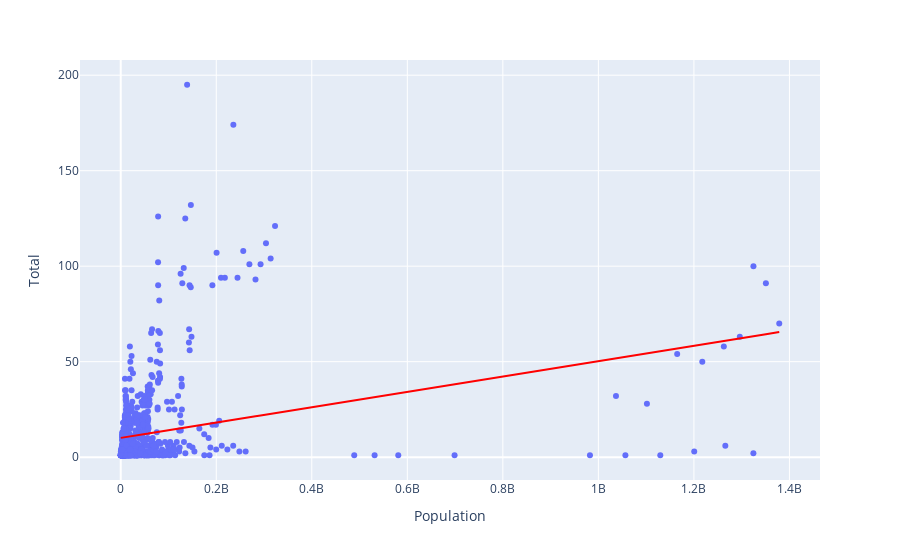

Write notebook code for a chart like this one.
### Code cell
# with plotly
fig =  px.scatter(scaling_test_df, x='Population', y='Total', trendline='ols', trendline_color_override='red')
fig.show()
# need to bin

### Figure 1 — Plotly figure (JSON) as saved in the notebook; plotly's stock layout.template omitted (floating-point values rounded to 4 significant figures; data arrays with more than 128 entries replaced by an {"elided": "..."} marker saying what was removed)
{"data": [{"hovertemplate": "Population=%{x}<br>Total=%{y}<extra></extra>", "legendgroup": "", "marker": {"color": "#636efa", "symbol": "circle"}, "mode": "markers", "name": "", "orientation": "v", "showlegend": false, "type": "scatter", "x": {"elided": "865 int values"}, "xaxis": "x", "y": {"elided": "865 int values"}, "yaxis": "y"}, {"hovertemplate": "<b>OLS trendline</b><br>Total = 4.02099e-08 * Population + 10.0958<br>R<sup>2</sup>=0.096868<br><br>Population=%{x}<br>Total=%{y} <b>(trend)</b><extra></extra>", "legendgroup": "", "line": {"color": "red"}, "marker": {"color": "#636efa", "symbol": "circle"}, "mode": "lines", "name": "", "showlegend": false, "type": "scatter", "x": {"elided": "842 int values"}, "xaxis": "x", "y": {"elided": "842 float values"}, "yaxis": "y"}], "layout": {"legend": {"tracegroupgap": 0}, "margin": {"t": 60}, "xaxis": {"anchor": "y", "domain": [0, 1], "title": {"text": "Population"}}, "yaxis": {"anchor": "x", "domain": [0, 1], "title": {"text": "Total"}}}}
